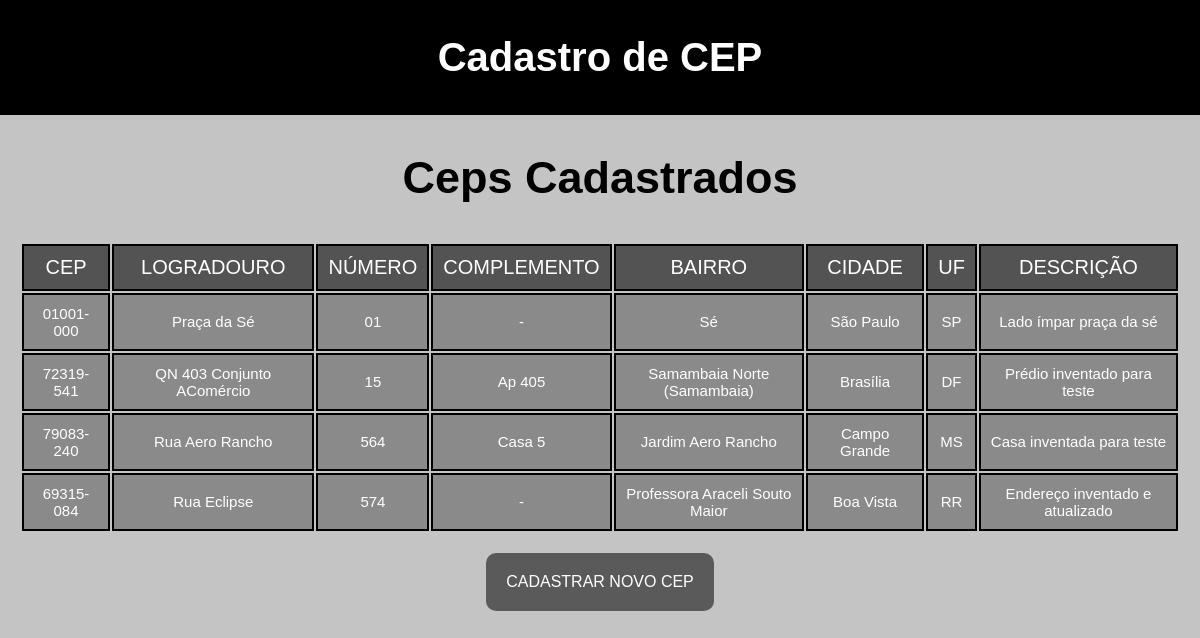
The page / on the database its author committed.
### enderecos/models.py (models this page shows)
class Enderecos(models.Model): #cria a tabela de endereços na base de dados, com os campos descritos abaixo
    cep = models.CharField(max_length=9)
    logradouro = models.TextField()
    numero = models.TextField()
    complemento = models.TextField()
    bairro = models.TextField()
    cidade = models.TextField()
    uf = models.CharField(max_length=3)
    descricao = models.TextField()

### enderecos/views.py (the view)
# urls.py: path('', views.home, name='endereco-home'), #redireciona o cliente para a view 'home'
def home(request): #página raiz do app Enderecos
    context = {
        'address': Enderecos.objects.all() #Envia todos os endereços do banco de dados para serem dispostos no HTML
    }
    return render(request, 'enderecos/home.html', context)

### enderecos/templates/enderecos/home.html
{% extends 'enderecos/base.html' %}
{% block content %}
    <div id='body-text'>
        <h2>Ceps Cadastrados</h2>
    </div>
    <table id='CEPS'>
        <thead>
            <td class='celulas'>CEP</td>
            <td class='celulas'>LOGRADOURO</td>
            <td class='celulas'>NÚMERO</td>
            <td class='celulas'>COMPLEMENTO</td>
            <td class='celulas'>BAIRRO</td>
            <td class='celulas'>CIDADE</td>
            <td class='celulas'>UF</td>
            <td class='celulas'>DESCRIÇÃO</td>
        </thead>
        <tbody>
            {% for endereco in address %}
            <tr>
                <td class='data'>{{endereco.cep}}</td>
                <td class='data'>{{endereco.logradouro}}</td>
                <td class='data'>{{endereco.numero}}</td>
                <td class='data'>{{endereco.complemento}}</td>
                <td class='data'>{{endereco.bairro}}</td>
                <td class='data'>{{endereco.cidade}}</td>
                <td class='data'>{{endereco.uf}}</td>
                <td class='data'>{{endereco.descricao}}</td>
            </tr>
            {% endfor %}
        </tbody>
    </table>
    <a href={% url 'endereco-create' %} id='criar_novo' onmousemove="botao_passar(this)" onmouseout="botao_sair(this)">CADASTRAR NOVO CEP</a>
{% endblock content %}

### enderecos/templates/enderecos/base.html (shortened to what this page needs)
{% load static %}
<!DOCTYPE html>
<html lang="en">
<head>
    <link rel='stylesheet' href="{% static 'css/style.css' %}">
</head>
<body>
    <div id='header'>
        <h1>Cadastro de CEP</h1>
    </div>
    {% block content %}{% endblock %}
</body>
</html>

### enderecos/static/css/style.css (style rules this page uses)
body { background-color:rgb(197, 196, 196); font-family: 'Lucida Sans', 'Lucida Sans Regular', 'Lucida Grande', 'Lucida Sans Unicode', Geneva, Verdana, sans-serif; padding: 20px; margin: 0px; }
#header { background-color: black; width:100%; height: fit-content; padding: 20px; margin-top: -20px; margin-left: -20px; margin-right: -20px; }
#body-text { text-align: center; font-size:30px; color: black; }
h1 { text-align: center; font-size: 40px; color: white; margin: 15px; }
.celulas { padding: 10px; margin: 15px; font-size: 20px; max-width: 200px; color: rgb(255, 255, 255); background-color: rgb(83, 83, 83); border-width: 2px; border-color: rgb(0, 0, 0); border-style: solid; word-wrap:break-word; text-align:center; }
.data { padding: 10px; margin: 15px; font-size: 15px; max-width: 200px; color: rgb(255, 255, 255); background-color: rgb(138, 138, 138); border-width: 2px; border-color: rgb(0, 0, 0); border-style: solid; word-wrap:break-word; text-align:center; }
table { margin: auto; }
#criar_novo { display: block; background-color: rgb(90, 90, 90); color:rgb(255, 255, 255); padding: 20px; margin-right: auto; margin-left: auto; margin-top: 20px; height: fit-content; width: fit-content; text-align: center; text-decoration: none; border-radius: 10px; }

### rows shown on the page
Enderecos: cep "01001-000", logradouro "Praça da Sé", numero "01", complemento "-", bairro "Sé", cidade "São Paulo", uf "SP", descricao "Lado ímpar praça da sé"
Enderecos: cep "72319-541", logradouro "QN 403 Conjunto AComércio", numero "15", complemento "Ap 405", bairro "Samambaia Norte (Samambaia)", cidade "Brasília", uf "DF", descricao "Prédio inventado para teste"
Enderecos: cep "79083-240", logradouro "Rua Aero Rancho", numero "564", complemento "Casa 5", bairro "Jardim Aero Rancho", cidade "Campo Grande", uf "MS", descricao "Casa inventada para teste"
Enderecos: cep "69315-084", logradouro "Rua Eclipse", numero "574", complemento "-", bairro "Professora Araceli Souto Maior", cidade "Boa Vista", uf "RR", descricao "Endereço inventado e atualizado"
